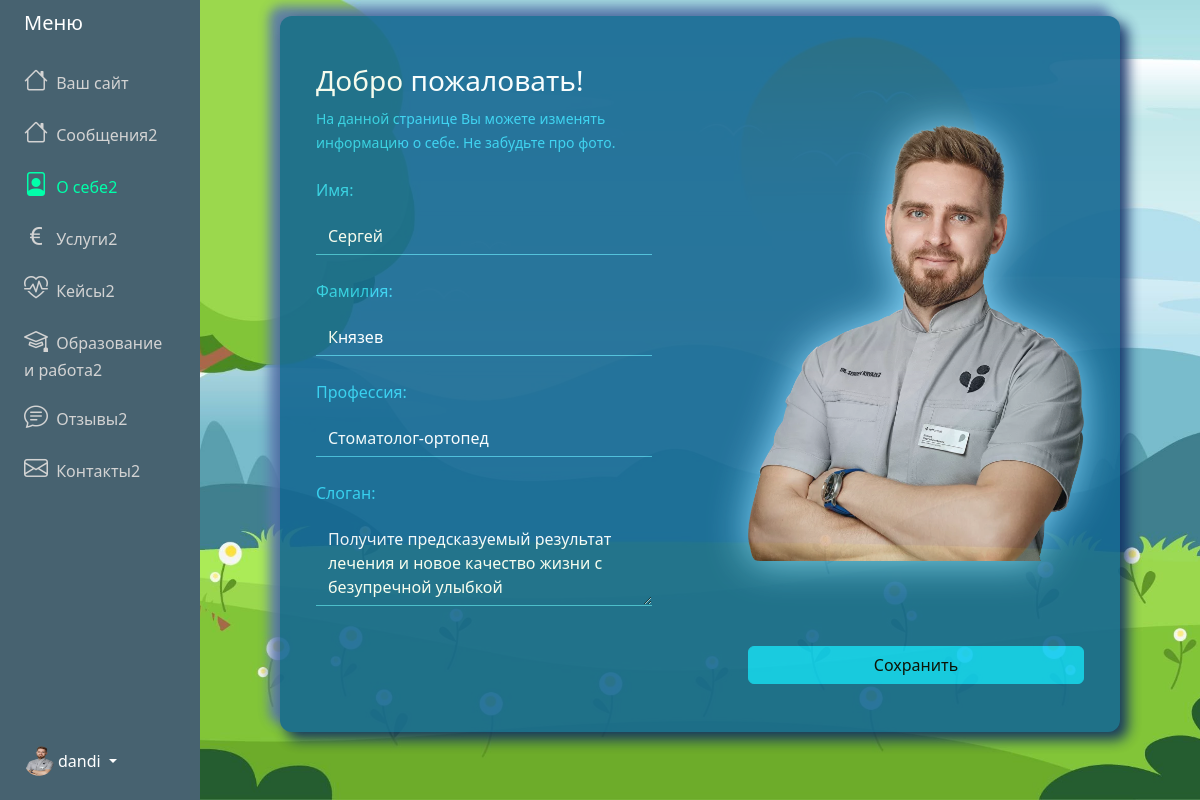
Before: /adminPanel/about/ (signed in) with the older database file.
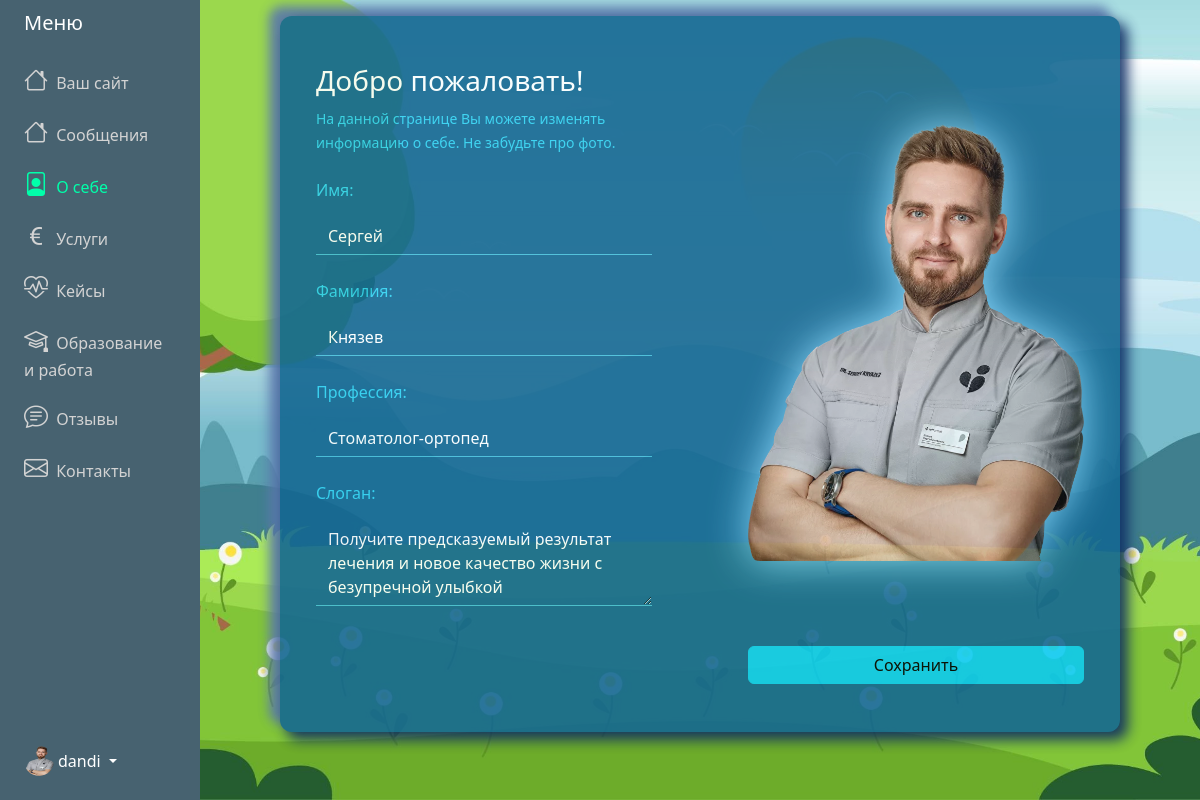
After: the same page with the newer database file.
### adminPanel/models.py (models this page shows, shortened)
class Menu (models.Model):
    user = models.OneToOneField(User, on_delete=models.CASCADE)
    messages = models.CharField('Сообщения', max_length=100, default="Сообщения")
    about = models.CharField('О себе', max_length=100, default="О себе")
    services = models.CharField('Услуги', max_length=100, default="Услуги")
    cases = models.CharField('Кейсы', max_length=100, default="Кейсы")
    ed_and_work = models.CharField('Образование и работа', max_length=100, default="Образование и работа")
    feedbacks = models.CharField('Отзывы', max_length=100, default="Отзывы")
    contacts = models.CharField('Контакты', max_length=100, default="Контакты")

### adminPanel/views.py (the view, shortened to what this page needs)
# urls.py: path('adminPanel/about/', MyAboutView.as_view(), name="about"),
class MyAboutView(LoginRequiredMixin, View):
    login_url = '/login/'
    def get(self, request):
        user_form = UserUpdateForm(instance=request.user)
        about_form = AboutUpdateForm(instance=request.user.about)
        context = {
            'title': 'О себе',
            'user_form': user_form,
            'profile_form':about_form,
            'active':'about',
            'menu': request_menu(request)
            }
        return render(request, 'adminPanel/about.html', context)

### adminPanel/forms.py
class UserUpdateForm(forms.ModelForm):
    class Meta:
        model = User
        fields = ["first_name","last_name"]

class AboutUpdateForm(forms.ModelForm):
    class Meta:
        model = About
        fields = ["profession", "slogan", "main_foto"]

### adminPanel/views.py (called while the page is built)
def request_menu(request):
    user_id = request.user.id  # Получаем id текущего пользователя
    menu = Menu.objects.filter(user_id=user_id).first()  # Используем user_id для фильтрации
    return menu

### adminPanel/templates/adminPanel/about.html (shortened to what this page needs)
{% extends "adminPanel/base.html" %}
{% block content %}
<div class="container">
    <div id="innerPage">
        <form method="post" novaldiate enctype="multipart/form-data">
            <div class="row align-items-center justify-content-center">
                <div class="col-sm-6 col-xs-12 text-white px-5 pt-5">
                    <div class="lead">
                        <h3>Добро пожаловать!</h3>
                        <p class="fs-6 mb-4">
                            <small class="label-color">На данной странице Вы можете изменять информацию о себе. Не забудьте про фото.</small>
                        </p>
                    </div>
                    <div class="mt-4">
                        <p class="label-color">
                            Имя:
                        </p>
                    </div>
                    <input class="form-control rounded-0 mb-3" type="text" name="first_name" id="id_first_name"
                        placeholder="Введите имя" value="{{user.first_name}}" />
                    <div class="mt-4">
                        <p class="label-color">
                            Фамилия:
                        </p>
                    </div>
                    <input class="form-control rounded-0 mb-3" type="text" name="last_name" id="id_last_name"
                        placeholder="Введите фамилию" value="{{user.last_name}}" />
                    <div class="mt-4">
                        <p class="label-color">
                            Профессия:
                        </p>
                    </div>
                    <input class="form-control rounded-0 mb-3" type="text" name="profession" id="id_profession"
                        placeholder="Введите профессию" value="{{user.about.profession}}" />
                    <div class="mt-4">
                        <p class="label-color">
                            Слоган:
                        </p>
                    </div>
                    <textarea class="form-control rounded-0 mb-3" type="text" name="slogan" id="id_slogan" rows="3"
                        placeholder="Введите слоган">{{ user.about.slogan|default_if_none:"" }}</textarea>
                </div>
                <div class="col-sm-6 col-xs-12 px-5 pt-5">
                    {% if user.about %}
                    <img src="{{ user.about.main_foto.url }}" alt="{{ user.username }}"
                        class="img-fluid admin-about-img" accept=".jpg,.jpeg,.png" onclick="id_main_foto.click()"
                        id="about-img">
                    {% endif %}
                </div>
            </div>
            <div class="row align-items-center justify-content-center">
                <div class="col-sm-6 col-xs-12 d-sm-block  px-5 pb-5">
                    <button class="btn btn-info mt-4 w-100" type="submit">Сохранить</button>
                </div>
            </div>
        </form>
    </div>
</div>
{% endblock content %}

### adminPanel/templates/adminPanel/base.html (shortened to what the changed rows need)
{% load static %}
<!DOCTYPE html>
<html lang="en">
<head>
    <link href="https://cdn.jsdelivr.net/npm/bootstrap@5.3.3/dist/css/bootstrap.min.css" rel="stylesheet"
>
    <link rel="stylesheet"
        href="https://cdnjs.cloudflare.com/ajax/libs/bootstrap-icons/1.8.1/font/bootstrap-icons.min.css">
    <link rel="stylesheet" href="{% static 'css/styles.css'%}">
</head>
<body class="admin-panel-body">
    <div class="container-fluid">
        <div class="row flex-nowrap">
            <div class="col-auto col-md-3 col-xl-2 px-sm-2 px-0 custom-menu">
                <div class="d-flex flex-column align-items-center align-items-sm-start px-3 pt-2 text-white min-vh-100 custom-menu-fixed">
                    <ul class="nav text-light flex-column mb-sm-auto mb-0 align-items-center align-items-sm-start"
                        id="menu">
                        <li>
                            <a href="{% url 'messages' %}" class="nav-link align-middle px-0 admin-menu-text {%if active == 'messages' %} active {% endif %}">
                                <i class="fs-4 bi-house"></i> <span class="ms-1 d-none d-sm-inline">{% if menu.messages %} {{ menu.messages }} {% else %}Сообщения {% endif %}</span>
                            </a>
                        </li>
                        <li>
                            <a href="{% url 'about' %}" class="nav-link align-middle px-0 admin-menu-text {%if active == 'about' %} active {% endif %}">
                                <i class="fs-4 bi-file-person"></i> <span class="ms-1 d-none d-sm-inline">{% if menu.about %} {{ menu.about }} {% else %} О себе {% endif %}</span>
                            </a>
                        </li>
                        <li>
                            <a href="{% url 'services' %}" class="nav-link px-0 align-middle admin-menu-text {%if active == 'services' %} active {% endif %}">
                                <i class="fs-4 bi-currency-euro"></i> <span class="ms-1 d-none d-sm-inline">{% if menu.services %} {{ menu.services }} {% else %} Услуги {% endif %}</span></a>
                        </li>
                        <li>
                            <a href="{% url 'cases' %}" class="nav-link px-0 align-middle admin-menu-text {%if active == 'cases' %} active {% endif %}">
                                <i class="fs-4 bi-heart-pulse"></i> <span class="ms-1 d-none d-sm-inline">{% if menu.cases %} {{ menu.cases }} {% else %} Кейсы {% endif %}</span></a>
                        </li>
                        <li>
                            <a href="{% url 'ed-and-work' %}" class="nav-link px-0 align-middl admin-menu-text {%if active == 'ed_and_work' %} active {% endif %}">
                                <i class="fs-4 bi-mortarboard"></i> <span class="ms-1 d-none d-sm-inline">{% if menu.ed_and_work %} {{ menu.ed_and_work }} {% else %} Образование и работа {% endif %}</span></a>
                        </li>
                        <li>
                            <a href="{% url 'feedbacks' %}" class="nav-link px-0 align-middle admin-menu-text {%if active == 'feedbacks' %} active {% endif %}">
                                <i class="fs-4 bi-chat-text"></i> <span class="ms-1 d-none d-sm-inline">{% if menu.feedbacks %} {{ menu.feedbacks }} {% else %} Отзывы {% endif %}</span>
                            </a>
                        </li>
                        <li>
                            <a href="{% url 'contacts' %}" class="nav-link px-0 align-middle admin-menu-text {%if active == 'contacts' %} active {% endif %}">
                                <i class="fs-4 bi-envelope"></i> <span class="ms-1 d-none d-sm-inline">{% if menu.contacts %} {{ menu.contacts }} {% else %} Контакты {% endif %}</span>
                            </a>
                        </li>
                    </ul>
                </div>
            </div>
        </div>
    </div>
</body>
</html>

Changed rows visible on the page:
changed Menu: messages "Сообщения2" → "Сообщения"; about "О себе2" → "О себе"; services "Услуги2" → "Услуги"; cases "Кейсы2" → "Кейсы"; ed_and_work "Образование и работа2" → "Образование и работа"; feedbacks "Отзывы2" → "Отзывы"; contacts "Контакты2" → "Контакты"
